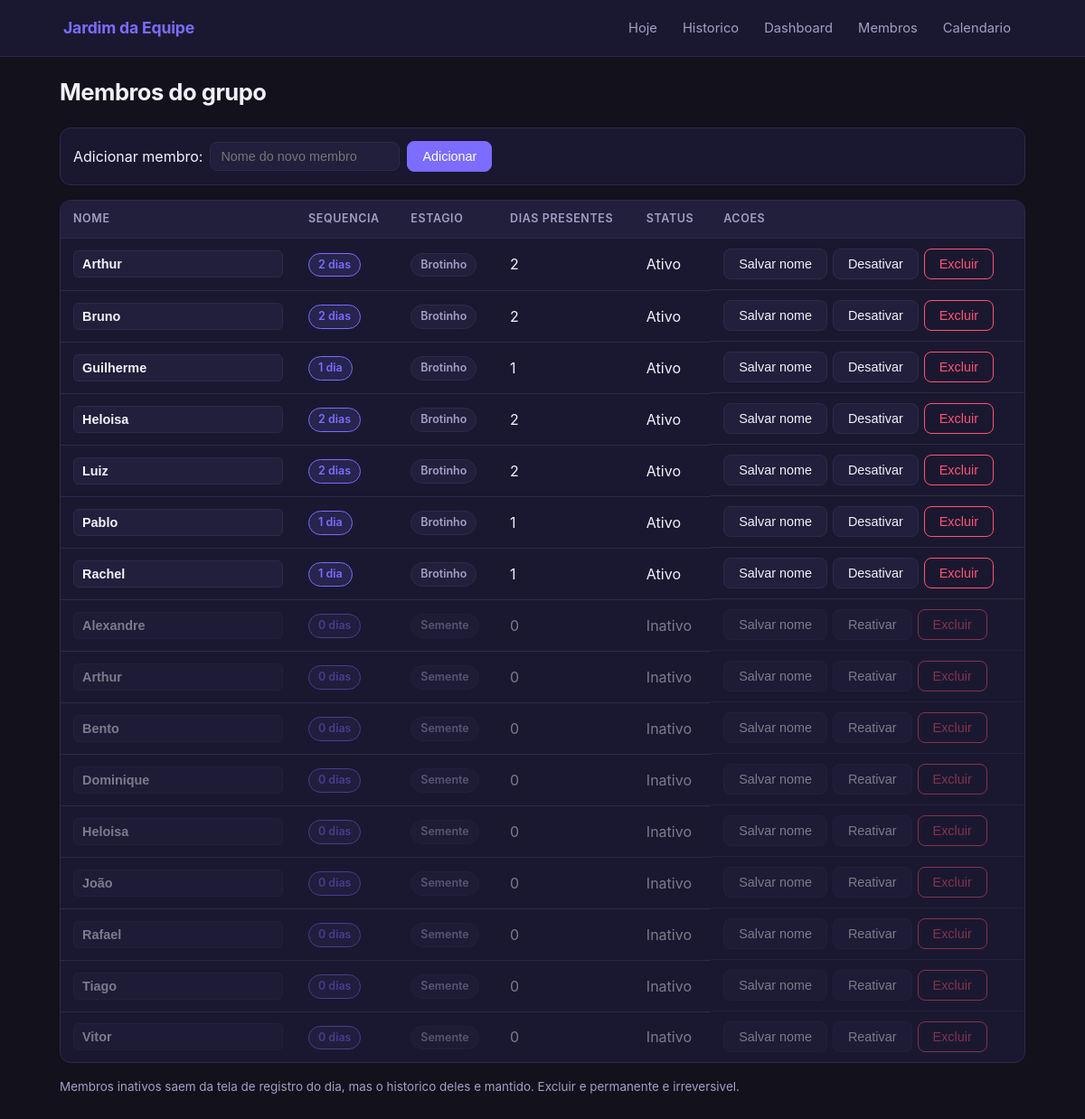
Page /membros on the committed database.
### tables this page shows
CREATE TABLE members (
            id INTEGER PRIMARY KEY AUTOINCREMENT,
            name TEXT NOT NULL,
            active INTEGER NOT NULL DEFAULT 1,
            reset_cursor INTEGER NOT NULL DEFAULT 0,
            created_at TEXT NOT NULL DEFAULT (datetime('now'))
        );

### app.py (the view)
@app.route("/membros")
def membros_page():
    db = get_db()
    dias_letivos_lista = _dias_letivos(db)
    membros = get_member_stats(db, dias_letivos_lista)
    return render_template("membros.html", membros=membros)

### app.py (called while the page is built)
def get_db():
    if "db" not in g:
        DB_PATH.parent.mkdir(parents=True, exist_ok=True)
        g.db = sqlite3.connect(str(DB_PATH))
        g.db.row_factory = sqlite3.Row
        g.db.execute("PRAGMA foreign_keys = ON")
    return g.db

def _get_config(db):
    rows = db.execute("SELECT chave, valor FROM config").fetchall()
    cfg = {r["chave"]: r["valor"] for r in rows}
    return cfg

def _get_feriados(db):
    rows = db.execute("SELECT data FROM feriados").fetchall()
    return {r["data"] for r in rows}

def _dias_letivos(db):
    cfg = _get_config(db)
    feriados = _get_feriados(db)
    return game.dias_letivos(
        cfg.get("contar_a_partir_de", "2026-10-15"),
        cfg.get("semana1_inicio", "2026-10-12"),
        int(cfg.get("num_semanas", "10")),
        feriados,
    )

def _registros_membro(db, member_id):
    rows = db.execute(
        "SELECT event_date, event_type, status FROM attendance WHERE member_id = ?",
        (member_id,),
    ).fetchall()
    by_date = {}
    for r in rows:
        by_date.setdefault(r["event_date"], {})
        if r["status"] == "presente":
            by_date[r["event_date"]]["presente"] = True
        elif r["status"] == "faltou":
            by_date[r["event_date"]]["faltou"] = True
        elif r["status"] == "justificada":
            by_date[r["event_date"]]["justificada"] = True
    return by_date

### game.py (called while the page is built)
def dias_letivos(contar_a_partir_de, semana1_inicio, num_semanas, feriados):
    inicio = date.fromisoformat(contar_a_partir_de)
    s1 = date.fromisoformat(semana1_inicio)
    fim = s1 + timedelta(weeks=num_semanas) - timedelta(days=1)
    feriados_set = set(feriados)
    dias = []
    d = inicio
    while d <= fim:
        if d.weekday() < 5 and d.isoformat() not in feriados_set:
            dias.append(d.isoformat())
        d += timedelta(days=1)
    return dias

def meta_floracao(d_total):
    return math.ceil(0.80 * d_total)

def limiar_estagio(k, meta):
    if k == 0:
        return 0
    if k == 1:
        return 1
    return math.ceil(k * meta / 10)

def estagio_para_g(g, meta):
    estagio = 0
    for k in range(10, 0, -1):
        if g >= limiar_estagio(k, meta):
            estagio = k
            break
    return estagio

def vigor_para_streak(streak):
    nivel = "murcha"
    for minimo, nome in VIGOR_LEVELS:
        if streak >= minimo:
            nivel = nome
    return nivel

### templates/membros.html (shortened to what this page needs)
{% extends "base.html" %}
{% block content %}
<div class="page-header">
  <h1>Membros do grupo</h1>
</div>
<form class="inline-form" id="novo-membro">
  <label for="nome-novo">Adicionar membro:</label>
  <input type="text" id="nome-novo" placeholder="Nome do novo membro" required>
  <button type="submit" class="btn btn-primary">Adicionar</button>
</form>
<div class="table-wrap">
  <table class="grid-table">
    <thead>
      <tr>
        <th class="col-member">Nome</th>
        <th>Sequencia</th>
        <th>Estagio</th>
        <th>Dias presentes</th>
        <th>Status</th>
        <th>Acoes</th>
      </tr>
    </thead>
    <tbody>
      {% for m in membros %}
      <tr data-row-membro="{{ m.id }}" class="{% if not m.active %}row-inactive{% endif %}">
        <td class="col-member">
          <input type="text" class="input-nome" value="{{ m.name }}" data-member-id="{{ m.id }}">
        </td>
        <td>
          <span class="badge badge-streak">{{ m.streak }} dia{{ 's' if m.streak != 1 else '' }}</span>
        </td>
        <td>
          <span class="badge badge-estagio badge-estagio-{{ m.estagio }}">{{ m.estagio_nome }}</span>
        </td>
        <td>{{ m.dias_presentes }}</td>
        <td>{{ "Ativo" if m.active else "Inativo" }}</td>
        <td class="acoes">
          <button type="button" class="btn btn-ghost btn-salvar-nome" data-member-id="{{ m.id }}">Salvar nome</button>
          <button type="button" class="btn btn-ghost btn-toggle-ativo" data-member-id="{{ m.id }}" data-active="{{ 1 if m.active else 0 }}">
            {{ "Desativar" if m.active else "Reativar" }}
          </button>
          <button type="button" class="btn btn-danger btn-excluir" data-member-id="{{ m.id }}" data-member-name="{{ m.name }}">
            Excluir
          </button>
        </td>
      </tr>
      {% endfor %}
    </tbody>
  </table>
</div>
<p class="hint">Membros inativos saem da tela de registro do dia, mas o historico deles e mantido. Excluir e permanente e irreversivel.</p>
{% endblock %}

### static/style.css (style rules this page uses)
:root { color-scheme: dark; --bg: #12111c; --surface: #1a1830; --surface-2: #221f3c; --text: #f2f1fb; --muted: #a29fc4; --border: #2d2a4a; --primary: #7c6cff; --primary-dark: #6152e0; --green: #34d399; --green-bg: rgba(52, 211, 153, 0.13); --red: #ff5470; --red-bg: rgba(255, 84, 112, 0.15); --amber: #ffc861; --amber-bg: rgba(255, 200, 97, 0.14); --teal: #2dd4bf; --teal-bg: rgba(45, 212, 191, 0.13); --daily: #4f8cff; --dev: #b06cff; --encerramento: #2dd4bf; --radius: 12px; --radius-sm: 8px; }
*, *::before, *::after { box-sizing: border-box; }
body { margin: 0; padding: 0; background: var(--bg); color: var(--text); font-family: -apple-system, BlinkMacSystemFont, "Segoe UI", Roboto, Helvetica, Arial, sans-serif; font-size: 16px; line-height: 1.5; }
.page-header { display: flex; flex-wrap: wrap; align-items: center; justify-content: space-between; gap: 12px; margin-bottom: 20px; }
.page-header h1 { font-size: 1.6rem; font-weight: 700; letter-spacing: -0.02em; margin: 0; }
.table-wrap { overflow-x: auto; background: var(--surface); border: 1px solid var(--border); border-radius: var(--radius); margin-bottom: 16px; }
.grid-table { width: 100%; border-collapse: collapse; min-width: 580px; }
.grid-table th, .grid-table td { padding: 11px 14px; text-align: left; border-bottom: 1px solid var(--border); white-space: nowrap; }
.grid-table thead th { background: var(--surface-2); font-size: 0.78rem; text-transform: uppercase; letter-spacing: 0.05em; color: var(--muted); font-weight: 600; }
.grid-table tbody tr:last-child td { border-bottom: none; }
.col-member { font-weight: 600; min-width: 130px; }
.row-inactive { opacity: 0.45; }
.badge { display: inline-block; padding: 3px 10px; border-radius: 999px; font-size: 0.78rem; font-weight: 600; }
.badge-streak { background: rgba(124, 108, 255, 0.14); color: var(--primary); border: 1px solid var(--primary); }
.badge-estagio { border: 1px solid var(--border); background: var(--surface-2); color: var(--muted); }
.btn { display: inline-block; padding: 8px 16px; border-radius: var(--radius-sm); border: 1px solid var(--border); background: var(--surface-2); color: var(--text); text-decoration: none; font-size: 0.9rem; cursor: pointer; transition: background 0.12s, border-color 0.12s; white-space: nowrap; }
.btn-primary { background: var(--primary); border-color: var(--primary); color: #fff; }
.btn-danger { border-color: var(--red); color: var(--red); background: transparent; }
.inline-form { display: flex; flex-wrap: wrap; align-items: center; gap: 8px; margin-bottom: 16px; background: var(--surface); border: 1px solid var(--border); border-radius: var(--radius); padding: 14px; }
.inline-form input[type="text"], .inline-form input[type="date"] { padding: 7px 11px; border: 1px solid var(--border); border-radius: var(--radius-sm); background: var(--surface-2); color: var(--text); font-size: 0.9rem; }
.input-nome { padding: 6px 9px; border: 1px solid var(--border); border-radius: 6px; background: var(--surface-2); color: var(--text); font-weight: 600; width: 100%; min-width: 110px; font-size: 0.9rem; }
.acoes { display: flex; gap: 6px; flex-wrap: wrap; }
.hint { color: var(--muted); font-size: 0.84rem; margin-top: 10px; }

### rows in the picture
members: name "Arthur", streak "2", streak "s", estagio_nome "Brotinho", dias_presentes "2", active "Ativo", active "Desativar"
members: name "Bruno", streak "2", streak "s", estagio_nome "Brotinho", dias_presentes "2", active "Ativo", active "Desativar"
members: name "Guilherme", streak "1", estagio_nome "Brotinho", dias_presentes "1", active "Ativo", active "Desativar"
members: name "Heloisa", streak "2", streak "s", estagio_nome "Brotinho", dias_presentes "2", active "Ativo", active "Desativar"
members: name "Luiz", streak "2", streak "s", estagio_nome "Brotinho", dias_presentes "2", active "Ativo", active "Desativar"
members: name "Pablo", streak "1", estagio_nome "Brotinho", dias_presentes "1", active "Ativo", active "Desativar"
members: name "Rachel", streak "1", estagio_nome "Brotinho", dias_presentes "1", active "Ativo", active "Desativar"
members: name "Alexandre", streak "0", streak "s", estagio_nome "Semente", dias_presentes "0", active "Inativo", active "Reativar"
members: name "Arthur", streak "0", streak "s", estagio_nome "Semente", dias_presentes "0", active "Inativo", active "Reativar"
members: name "Bento", streak "0", streak "s", estagio_nome "Semente", dias_presentes "0", active "Inativo", active "Reativar"
members: name "Dominique", streak "0", streak "s", estagio_nome "Semente", dias_presentes "0", active "Inativo", active "Reativar"
members: name "Heloisa", streak "0", streak "s", estagio_nome "Semente", dias_presentes "0", active "Inativo", active "Reativar"
members: name "João", streak "0", streak "s", estagio_nome "Semente", dias_presentes "0", active "Inativo", active "Reativar"
members: name "Rafael", streak "0", streak "s", estagio_nome "Semente", dias_presentes "0", active "Inativo", active "Reativar"
members: name "Tiago", streak "0", streak "s", estagio_nome "Semente", dias_presentes "0", active "Inativo", active "Reativar"
members: name "Vitor", streak "0", streak "s", estagio_nome "Semente", dias_presentes "0", active "Inativo", active "Reativar"
